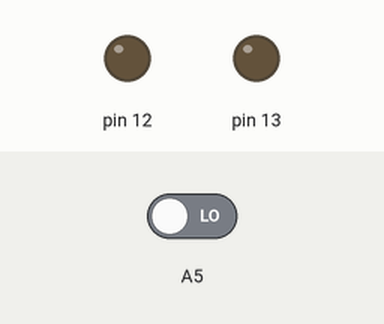
Simulated run of this sketch. Board: Arduino Uno, built with avr-gcc and run on an emulated ATmega328P. Parts: output pins drawn as LEDs (lit = HIGH). Inputs (shaded band) come from the test bench; at power-on: A5 LOW.

Above: at 1.2 s.
1.3 s: A5 driven HIGH
At 2.1 s:
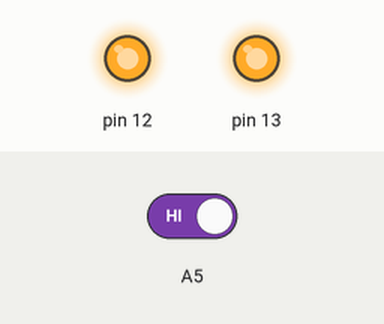
2.8 s: A5 driven LOW
At 3.3 s:
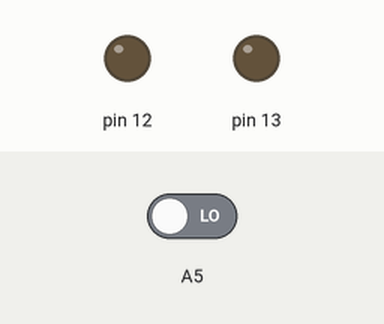
Timing chart, 0 to 5.8 s (numbered marks = the images above; inputs shaded):
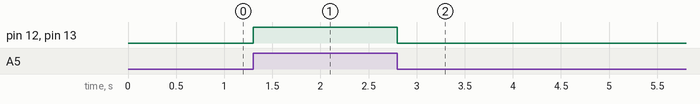

Measured:
- after the input at 1.3 s, pin 12, pin 13: LOW → HIGH at once
- after the input at 2.8 s, pin 12, pin 13: HIGH → LOW at once

The sketch:

AulaEletronica.ino
```cpp
void setup(){

  Serial.begin(9600);

  pinMode(A5, INPUT);
  pinMode(13,OUTPUT);
  pinMode(12, OUTPUT);

}

void loop(){

  if(digitalRead(A5)== HIGH){

    digitalWrite(13,HIGH);
    digitalWrite(12,HIGH);

  }else{

   digitalWrite(13,LOW);
     digitalWrite(12,LOW);
  }


}
```
